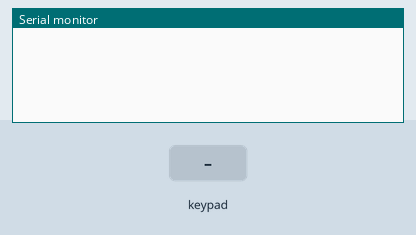
Recording of a sketch running on a simulated Arduino Uno, built with avr-gcc and run on an emulated ATmega328P. Parts: the last lines printed to the serial monitor. The test bench sets the inputs (shaded band).

Above: at 1.2 s.
1.3 s: key '1' pressed
At 1.6 s:
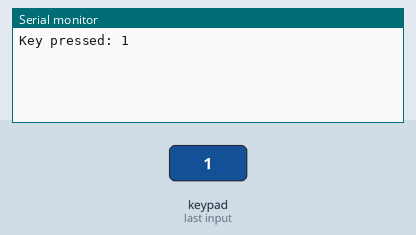
2.8 s: keypad keys 3 8 7 5 # pressed 0.4 s apart
At 5.3 s:
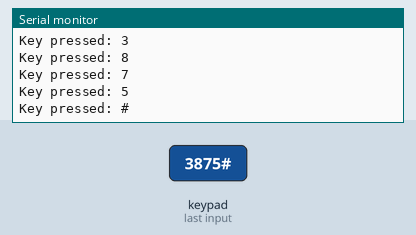
6.3 s: key '*' pressed
At 6.9 s:
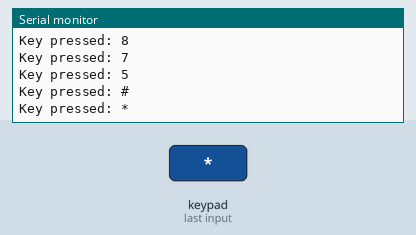
7.8 s: keypad keys 4 2 6 pressed 0.4 s apart
At 9.7 s:
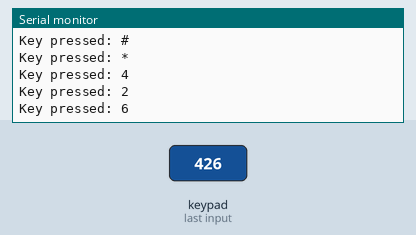
Timing chart, 0 to 11.2 s (numbered marks = the images above; inputs shaded):
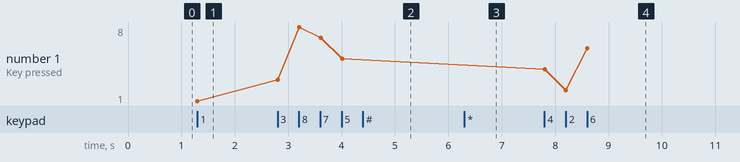

The sketch:

keypad.ino
```cpp
#include <Keypad.h>

// Define the size of the keypad
const byte ROWS = 4; // four rows
const byte COLS = 3; // three columns

// Define the keymap for the keypad
char keys[ROWS][COLS] = {
  {'1', '2', '3'},
  {'4', '5', '6'},
  {'7', '8', '9'},
  {'*', '0', '#'}
};

// Define the pins for the rows and columns

// weird code because i use a weird keypad off amazon (NON STANDARD MATRIX SOMEHOW)
//https://www.amazon.de/-/en/HALJIA-Keyboard-Membrane-Compatible-Arduino/dp/B08BBXH6NM/ref=sr_1_1?crid=23QWWW2Z7G58E&dib=eyJ2IjoiMSJ9.i6xM5Fcf3EQpW4z8nNSI3kcj459vaP0JcqblpRyu5VZt5DTuGAyFWuMc1PgWA5LrifezBZ2stRFlYYHuV4VKk-AAWTJyW9idmKxIIFSxmJU.L2KVokDyO-iPlQYSRrIjTEmS8TrUxOzXOc_aBRRlmLE&dib_tag=se&keywords=HALJIA+4x3+Matrix+Array+12&qid=1723286694&sprefix=haljia+4x3+matrix+array+12%2Caps%2C110&sr=8-1
byte rowPins[ROWS] = {3, 8, 7, 5};  // Row1 -> Pin 3, Row2 -> Pin 8, Row3 -> Pin 7, Row4 -> Pin 5
byte colPins[COLS] = {4, 2, 6};     // Column1 -> Pin 4, Column2 -> Pin 2, Column3 -> Pin 6

// Create a Keypad object
Keypad keypad = Keypad(makeKeymap(keys), rowPins, colPins, ROWS, COLS);

void setup() {
  Serial.begin(9600); // Initialize serial communication at 9600 baud
}

void loop() {
  char key = keypad.getKey(); // Get the key that is pressed

  if (key) { // If a key is pressed
    Serial.print("Key pressed: ");
    Serial.println(key); // Print the key value to the serial monitor
  }
}
```

Measured:
- after the input at 1.3 s, the serial monitor: prints a new line at once (image 1)
- after the input at 2.8 s, the serial monitor: prints a new line at once (image 2)
- after the input at 6.3 s, the serial monitor: prints a new line at once (image 3)
- after the input at 7.8 s, the serial monitor: prints a new line at once (image 4)
- plotted number 1: 1 → 5 after the input at 2.8 s, 5 → 6 after the input at 7.8 s
